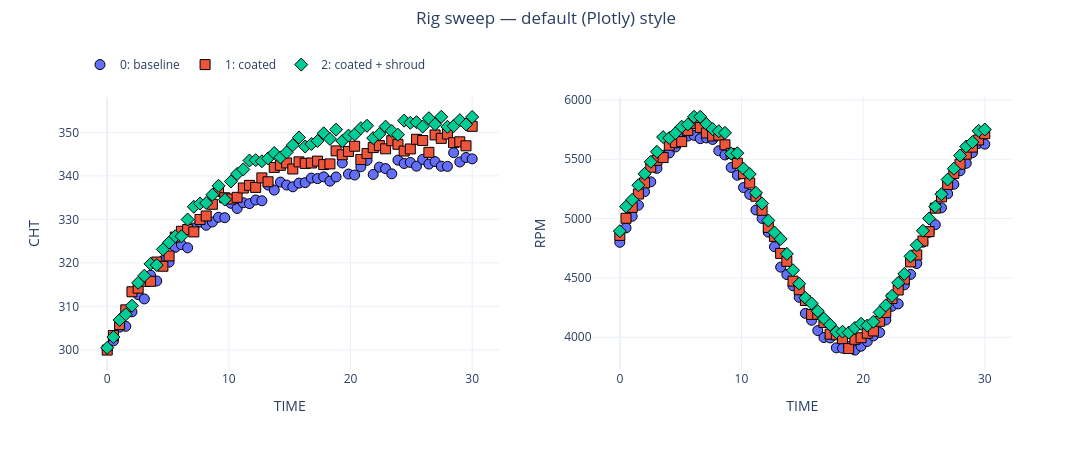

Notebook code cell kept with this figure:
### Markdown cell above
## 1. The default look

Plotly's: unframed plot area, faint grid, a drawn zero line where one falls in
range, Plotly's qualitative palette, Open Sans.

### Code cell
nb.plot(x='TIME', y=['CHT', 'RPM'], suptitle='Rig sweep — default (Plotly) style')
